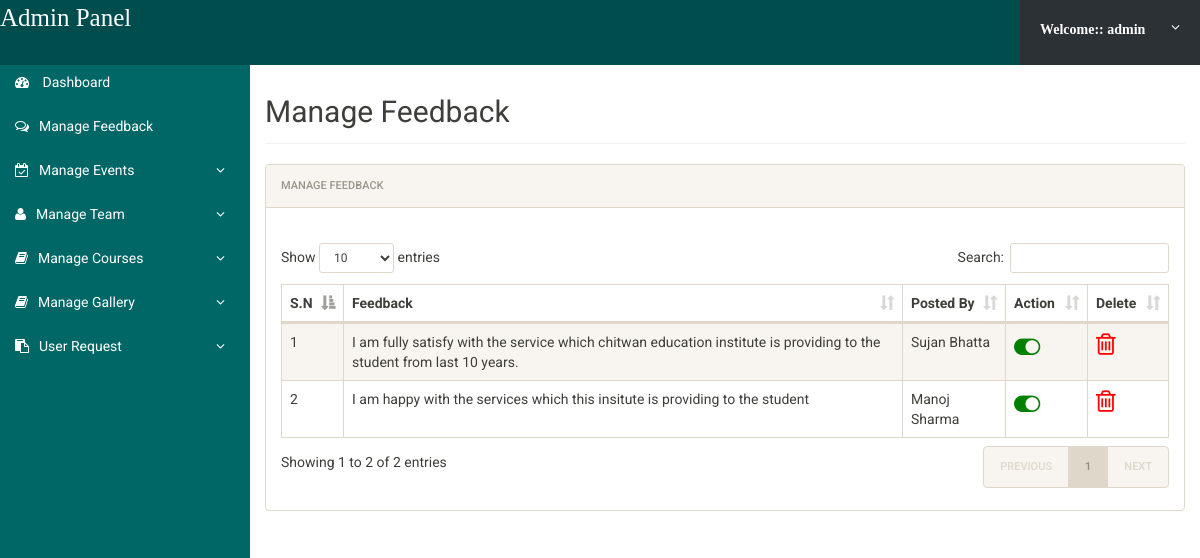
The app's page /admin/view_feedback.php (signed in) with its own data.
### tables this page shows
CREATE TABLE `test` (
  `test_id` int(5) NOT NULL,
  `username` varchar(50) NOT NULL,
  `name` varchar(259) NOT NULL,
  `message` varchar(250) NOT NULL,
  `status` int(5) NOT NULL,
  `image` longblob NOT NULL
);

### admin/class/DatabaseClass.php (called while the page is built, shortened)
<?php
Class DatabaseAdmin{
 public $host   = "localhost";
 public $user   = "root";
 public $pass   = "";
 public $dbname = "login";
 public $link;
private function connectDB(){
 $this->link = new mysqli($this->host, $this->user, $this->pass,
  $this->dbname);
 }
public function select($query){
  $result = $this->link->query($query) or
   die($this->link->error.__LINE__);
  if($result->num_rows > 0){
    return $result;
  } else {
    return false;
  }
 }
}

### admin/class/AdminClass.php (called while the page is built, shortened)
<?php
include_once 'DatabaseClass.php';
?>
<?php
class AdminClass {
	private $db;
	public function __construct(){
		$this->db=new DatabaseAdmin();
	}
        public function GetAllFeedbackById($username){
       $query="SELECT * FROM test";
       $result=$this->db->select($query);
       return $result;
    }
}
?>

### admin/view_feedback.php (the view, shortened to what this page needs)
<?php
      $username=$_SESSION["admin"];
      if(!isset($_SESSION["admin"])){
 header("Location:login.php");
}
else
{
include 'class/AdminClass.php';
$feedback=new AdminClass();
           ?>
<!doctype html>
<html lang="en" class="no-js">
<head>
  <link rel="stylesheet" href="css/font-awesome.min.css">
  <link rel="stylesheet" href="css/bootstrap.min.css">
  <link rel="stylesheet" href="css/dataTables.bootstrap.min.css">
  <link rel="stylesheet" href="css/bootstrap-social.css">
  <link rel="stylesheet" href="css/bootstrap-select.css">
  <link rel="stylesheet" href="css/fileinput.min.css">
  <link rel="stylesheet" href="css/awesome-bootstrap-checkbox.css">
  <link rel="stylesheet" href="css/style.css">
</head>
<body>
  <?php include('includes/header.php');?>
  <div class="ts-main-content">
    <?php include('includes/leftbar.php');?>
    <div class="content-wrapper">
      <div class="container-fluid">
        <div class="row">
          <div class="col-md-12">
            <h2 class="page-title">Manage Feedback</h2>
            <div class="panel panel-default">
              <div class="panel-heading">Manage Feedback</div>
              <div class="panel-body">
                <div style="overflow-x:auto;">
                <table id="zctb" class="display table table-striped table-bordered table-hover" cellspacing="0" width="100%">
                  <thead>
                    <tr>
                   <th>S.N</th>
                  <th>Feedback</th>
                  <th>Posted By</th>
                  <th>Action</th>
                   <th>Delete</th>
                    </tr>
                  </thead>
                  <tbody>
            <?php
          $getfeed=$feedback->GetAllFeedbackById($username);
          if($getfeed){
            $i=0;
            while ($result=$getfeed->fetch_assoc()){
              $i++;
              ?>
                    <tr>
                     <td><?php echo $i;?></td>
                      <td><?php echo $result['message'];?></td>
                      <td><?php echo $result['name'];?></td>
  <?php
                                                  if ($result['status']==0)
                                                  {?>
         <td><a  onclick="return confirm('Are you sure want to approve this feedback ?')" href="?approve=<?php echo $result['test_id'];?>" style="color:red;font-size: 23px;"><i class="fa fa-toggle-off"></i></a></td>
                                                 <?php  } else {?>
               <td><a  onclick="return confirm('Are you sure want to not approve this feedback ?')" href="?nonapprove=<?php echo $result['test_id'];?>" style="color:green;font-size:23px;"><i class="fa fa-toggle-on"></i></a></td>
                                                <?php  }?>
<td><a onclick="return confirm('Are you sure to delete ?')" href="?deletefeedid=<?php echo $result['test_id'];?>"><i class="fa fa-trash-o fa-2x" aria-hidden="true" style="font-size: 25px; color: red;"></i></a></td>
                    </tr>
                    <?php
                  }
                }
                ?>
                  </tbody>
                </table>
              </div>
              </div>
            </div>
          </div>
        </div>
      </div>
    </div>
  </div>
</body>
</html>
<?php } ?>

### admin/css/style.css (style rules this page uses)
html { font-size: 14px; }
@media only screen and (min-width: 480px) { html { font-size: 17px; } }
@media only screen and (min-width: 768px) { html { font-size: 14px; } }
body { font-size: 1em; }
a { color: #37a6c4; }
.panel { overflow: hidden; }
.page-title { padding-bottom: 15px; margin-bottom: 20px; border-bottom: 1px solid #f0f0f0; }
.ts-main-content .content-wrapper { padding-top: 15px; margin-top: 60px; }
@media only screen and (min-width: 992px) { .ts-main-content .content-wrapper { margin-left: 250px; } }

### records on screen
test: message "I am fully satisfy with the service which chitwan education institute is providing to the student from last 10 years.", name "Sujan Bhatta"
test: message "I am happy with the services which this insitute is providing to the student", name "Manoj Sharma"

### other values on screen
$_SESSION['admin'] "admin"
